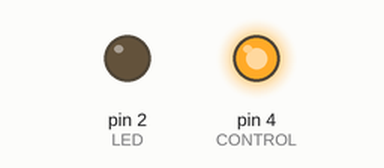
Recording of a sketch running on a simulated Arduino Uno, built with avr-gcc and run on an emulated ATmega328P. On the bench: output pins drawn as LEDs (lit = HIGH).

Above: at 0.5 s.
At 3.8 s:
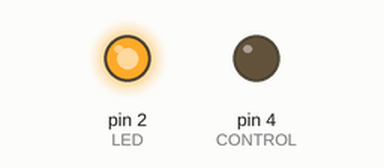
At 4.6 s:
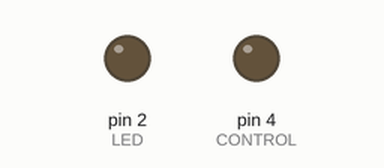
Timing chart, 0 to 6.4 s (numbered marks = the images above):
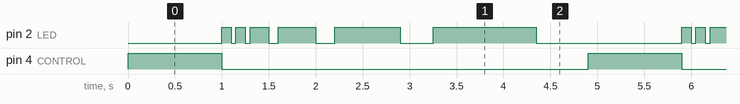

The sketch:

07_bucleLed.ino
```cpp
#define LED 2
#define CONTROL 4

void setup() {
  Serial.begin(115200);
  pinMode(LED, OUTPUT);
  pinMode(CONTROL, OUTPUT);

}


void loop() {

  digitalWrite(CONTROL, HIGH);
  delay(1000);
  digitalWrite(CONTROL, LOW);
   int duracion = 100;

   for(int i = 0; i < 501; i += 100){
    digitalWrite(LED, HIGH);
    delay(duracion);
    digitalWrite(LED, LOW);
    delay(duracion / 2 );
    duracion = duracion + i;
   }

}
```

Measured:
- by itself, pin 4 (CONTROL): alternates HIGH for 1.0 s and LOW for 3.9 s
- by itself, pin 2 (LED): repeats every 4.9 s: LOW 0.05 s, HIGH 0.10 s, LOW 0.05 s, HIGH 0.20 s, LOW 0.10 s, HIGH 0.40 s, LOW 0.20 s, HIGH 0.70 s, LOW 0.35 s, HIGH 1.1 s, LOW 1.6 s, HIGH 0.10 s
- by itself, everything shown: repeats every 4.9 s, in 13 steps
